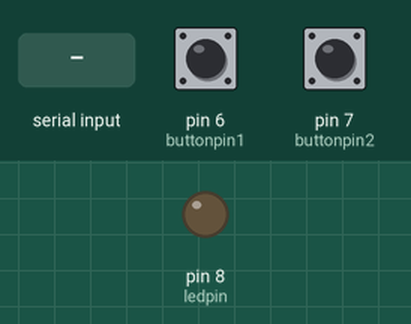
Recording of a sketch running on a simulated Arduino Uno, built with avr-gcc and run on an emulated ATmega328P. Parts: output pins drawn as LEDs (lit = HIGH). Dashed ring = blinking. The test bench sets the inputs (shaded band); at power-on: pin 7 (buttonpin2) HIGH, pin 6 (buttonpin1) HIGH. What the sketch prints to the serial monitor is not drawn.

Above: at 1.2 s.
1.3 s: pin 7 (buttonpin2) pulled LOW for 0.15 s
At 1.9 s:
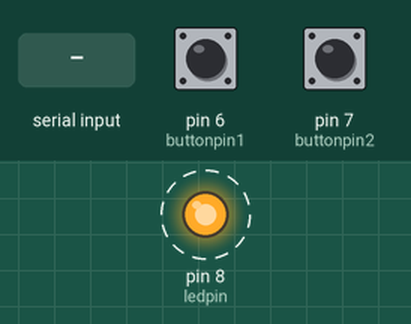
4.4 s: pin 6 (buttonpin1) pulled LOW for 0.15 s
6.0 s: "2\n" received over Serial
At 6.7 s:
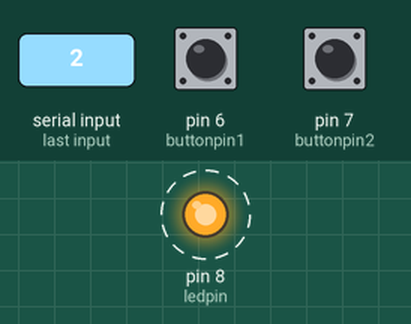
9.0 s: "0\n" received over Serial
At 9.7 s:
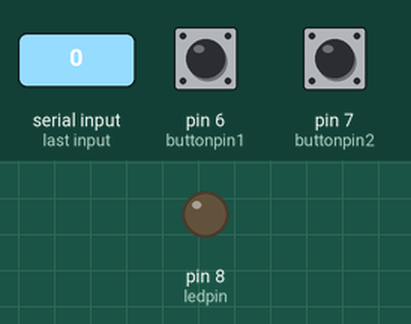
10.5 s: "1\n" received over Serial
At 11.0 s:
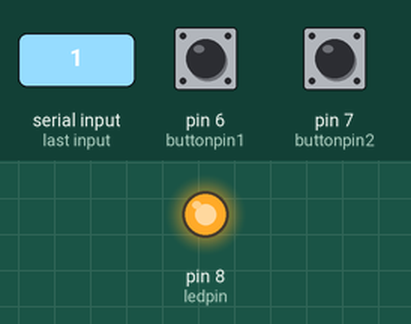
Timing chart, 0 to 13.0 s (numbered marks = the images above; inputs shaded):
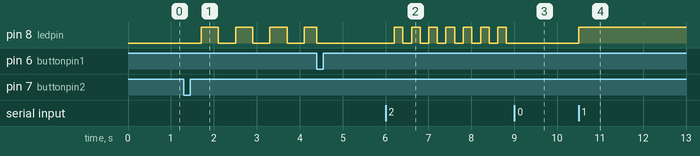

Measured:
- after the input at 1.3 s, pin 8 (ledpin): alternates HIGH for 0.40 s and LOW for 0.40 s, starting after 0.40 s
- after the input at 6.0 s, pin 8 (ledpin): alternates HIGH for 0.20 s and LOW for 0.20 s, starting after 0.20 s
- after the input at 9.0 s, pin 8 (ledpin): stops changing and stays LOW
- after the input at 10.5 s, pin 8 (ledpin): LOW → HIGH at once

The sketch:

knopkaregum.ino
```cpp
const int buttonpin1 = 6;
const int buttonpin2 = 7;
const int ledpin = 8;

int val = 0;
bool laststate = false;

unsigned long previousMillis1 = 0;
unsigned long previousMillis2 = 0;
const unsigned long blinkInterval1 = 200;
const unsigned long blinkInterval2 = 400;
bool ledState = false;

String inputString = "";

void setup() {
  Serial.begin(9600);
  pinMode(buttonpin1, INPUT_PULLUP);
  pinMode(buttonpin2, INPUT_PULLUP);
  pinMode(ledpin, OUTPUT);
}

void read_python() {
  while (Serial.available()) {
    char c = Serial.read();
    if (c == '\n') {
      inputString.trim(); // очистити пробіли
      // Очікуємо "0", "1", "2", "3"
      if (inputString == "0" || inputString == "1" || inputString == "2" || inputString == "3") {
        val = inputString.toInt();
        ledState = false;
        digitalWrite(ledpin, LOW);
        previousMillis1 = millis();
        previousMillis2 = millis();
      } else if (inputString == "+") {
        val_plus();
      } else if (inputString == "-") {
        val_minus();
      } else {
        Serial.println("Error: Invalid command");
      }

      inputString = ""; // скидаємо буфер
    } else {
      inputString += c;
    }
  }
}

void val_plus() {
  val = (val + 1) % 4;
  ledState = false;
  digitalWrite(ledpin, LOW);
  previousMillis1 = millis();
  previousMillis2 = millis();
}

void val_minus() {
  if (val > 0) {
    val--;
  } else {
    val = 3;
  }

  ledState = false;
  digitalWrite(ledpin, LOW);
  previousMillis1 = millis();
  previousMillis2 = millis();
  delay(200);
}

void loop() {
  // --- 1. Читання даних з комп'ютера ---
  read_python();

  // --- 2. Обробка кнопки ---
  bool currentState1 = digitalRead(buttonpin1) == LOW;
  bool currentState2 = digitalRead(buttonpin2) == LOW;

  if (currentState1 && !laststate) {
    val_plus();
    delay(200);
  }

  if (currentState2 && !laststate) {
    val_minus();
    delay(200);
  }

  laststate = max(currentState1, currentState2);

  // --- 3. Режими ---
  unsigned long currentMillis = millis();

  switch (val) {
    case 0:
      digitalWrite(ledpin, LOW);
      break;
    case 1:
      digitalWrite(ledpin, HIGH);
      break;
    case 2:
      if (currentMillis - previousMillis1 >= blinkInterval1) {
        previousMillis1 = currentMillis;
        ledState = !ledState;
        digitalWrite(ledpin, ledState);
      }
      break;
    case 3:
      if (currentMillis - previousMillis2 >= blinkInterval2) {
        previousMillis2 = currentMillis;
        ledState = !ledState;
        digitalWrite(ledpin, ledState);
      }
      break;
  }

  Serial.println(val);
}
```
